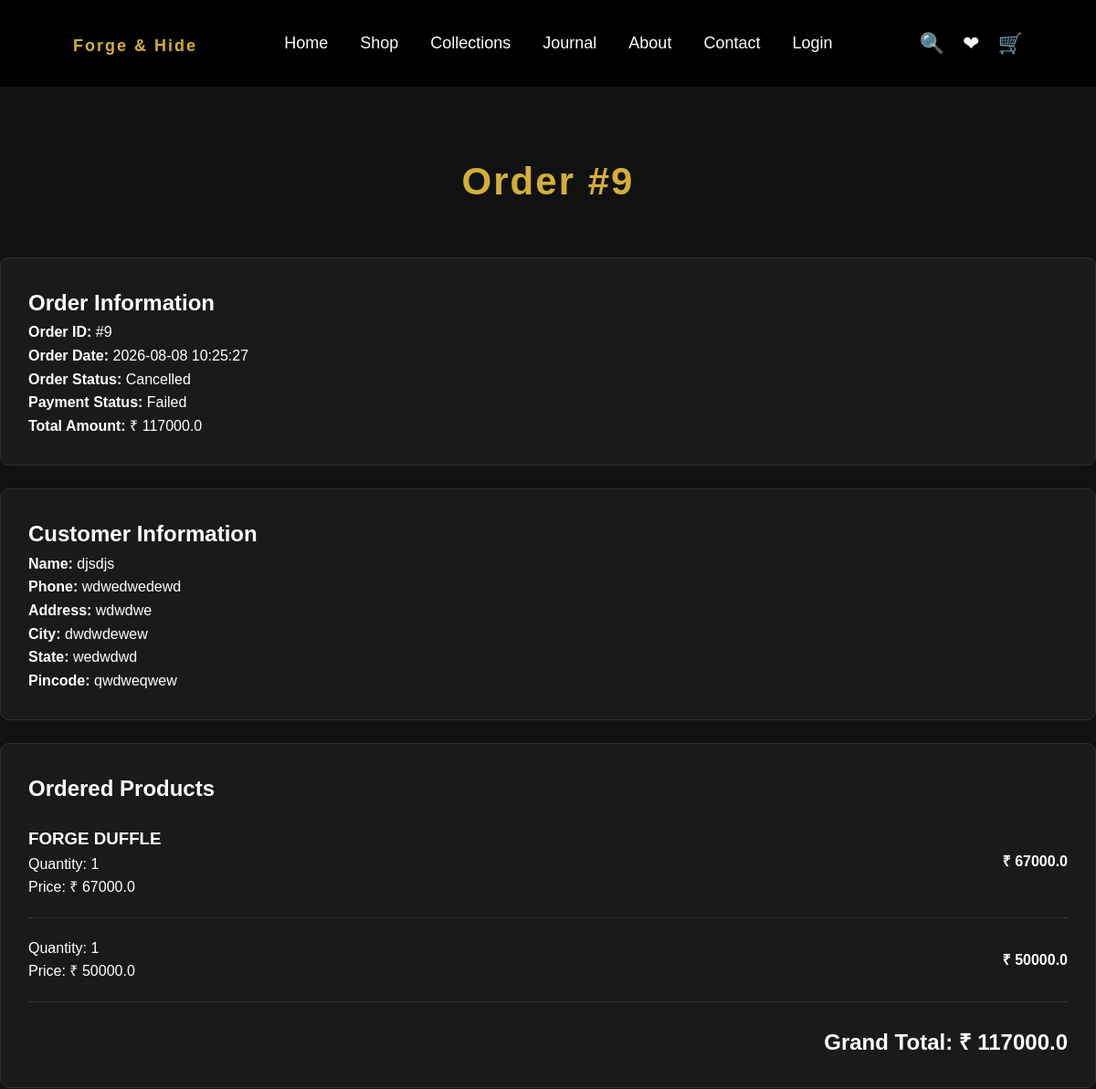
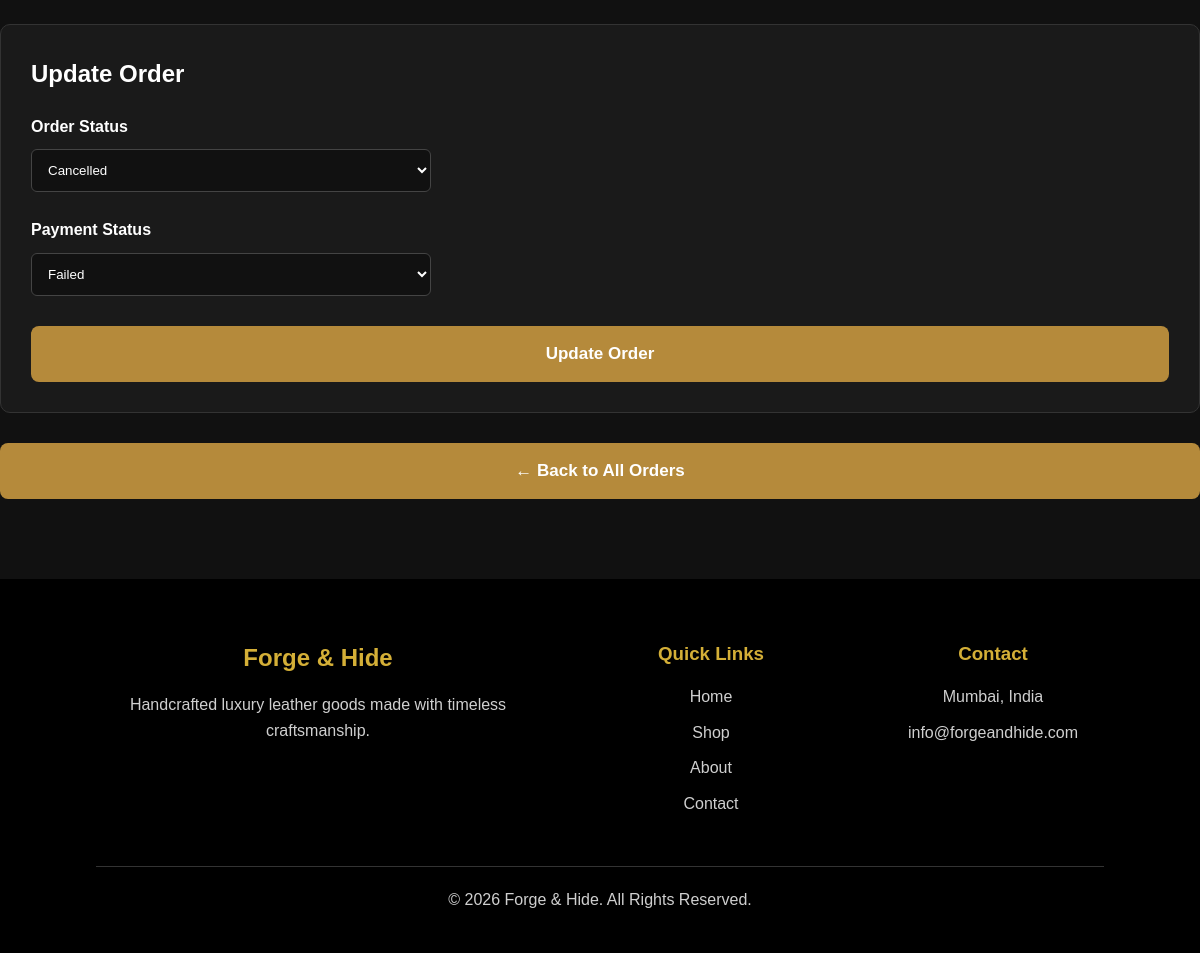
Page /admin/orders/9 (signed in) on the committed database (2 pictures, top to bottom).
### models.py (models this page shows, shortened)
class Order(db.Model):
    __tablename__ = "orders"
    id = db.Column(
        db.Integer,
        primary_key=True
    )
    customer_id = db.Column(
        db.Integer,
        db.ForeignKey("customers.id"),
        nullable=False
    )
    total_amount = db.Column(
        db.Float,
        nullable=False,
        default=0
    )
    status = db.Column(
        db.String(50),
        default="Pending"
    )
    payment_status = db.Column(
        db.String(50),
        default="Pending"
    )
    shipping_name = db.Column(
        db.String(200),
        nullable=False
    )
    shipping_phone = db.Column(
        db.String(30),
        nullable=False
    )
    shipping_address = db.Column(
        db.Text,
        nullable=False
    )
    city = db.Column(
        db.String(100),
        nullable=False
    )
    state = db.Column(
        db.String(100),
        nullable=False
    )
    pincode = db.Column(
        db.String(20),
        nullable=False
    )
    created_at = db.Column(
        db.DateTime,
        server_default=func.now()
    )
    customer = db.relationship(
        "Customer",
        backref="orders"
    )
    items = db.relationship(
        "OrderItem",
        back_populates="order",
        cascade="all, delete-orphan"
    )

class OrderItem(db.Model):
    __tablename__ = "order_items"
    id = db.Column(
        db.Integer,
        primary_key=True
    )
    order_id = db.Column(
        db.Integer,
        db.ForeignKey("orders.id"),
        nullable=False
    )
    product_id = db.Column(
        db.Integer,
        db.ForeignKey("products.id"),
        nullable=False
    )
    quantity = db.Column(
        db.Integer,
        nullable=False,
        default=1
    )
    price = db.Column(
        db.Float,
        nullable=False
    )
    order = db.relationship(
        "Order",
        back_populates="items"
    )
    product = db.relationship(
        "Product"
    )

class Product(db.Model):
    __tablename__ = "products"
    id = db.Column(db.Integer, primary_key=True)
    category_id = db.Column(
        db.Integer,
        db.ForeignKey("categories.id", name="fk_product_category"),
        nullable=True
    )
    category = db.relationship(
        "Category",
        back_populates="products"
    )
    name = db.Column(db.String(200), nullable=False)
    slug = db.Column(db.String(200), unique=True, nullable=False)
    description = db.Column(db.Text)
    short_description = db.Column(db.String(500))
    long_description = db.Column(db.Text)
    leather_type = db.Column(db.String(150))
    hardware = db.Column(db.String(150))
    lining = db.Column(db.String(150))
    dimensions = db.Column(db.String(150))
    weight = db.Column(db.String(100))
    made_in = db.Column(db.String(100))
    warranty = db.Column(db.String(100))
    care = db.Column(db.Text)
    is_bestseller = db.Column(db.Boolean, default=False)
    price = db.Column(db.Float, nullable=False)
    stock = db.Column(db.Integer, default=0)
    image = db.Column(db.String(300))
    is_featured = db.Column(db.Boolean, default=False)
    created_at = db.Column(
        db.DateTime,
        server_default=func.now()
    )

### app.py (the view)
@app.route("/admin/orders/<int:order_id>")
@login_required
def admin_order_details(order_id):
    if not isinstance(current_user, Admin):
        return redirect(url_for("home"))
    order = Order.query.get_or_404(order_id)
    return render_template(
        "admin_order_details.html",
        order=order
    )

### app.py (called while the page is built)
@app.context_processor
def inject_cart_count():
    cart_count = 0
    if current_user.is_authenticated:
        cart_items = Cart.query.filter_by(
            customer_id=current_user.id
        ).all()
        for item in cart_items:
            cart_count += item.quantity
    return {
        "cart_count": cart_count
    }

@login_manager.user_loader
def load_user(user_id):
    return Admin.query.get(int(user_id))

@app.after_request
def add_no_cache_headers(response):
    response.headers["Cache-Control"] = "no-store, no-cache, must-revalidate, max-age=0"
    response.headers["Pragma"] = "no-cache"
    response.headers["Expires"] = "0"
    return response

### templates/admin_order_details.html (shortened to what this page needs)
{% extends "base.html" %}
{% block content %}
<h1 class="section-title">
    Order #{{ order.id }}
</h1>
<div style="
    background:#1a1a1a;
    padding:30px;
    border-radius:10px;
    border:1px solid #333;
    margin-top:30px;
">
    <h2>
        Order Information
    </h2>
    <p>
        <strong>Order ID:</strong>
        #{{ order.id }}
    </p>
    <p>
        <strong>Order Date:</strong>
        {{ order.created_at }}
    </p>
    <p>
        <strong>Order Status:</strong>
        {{ order.status }}
    </p>
    <p>
        <strong>Payment Status:</strong>
        {{ order.payment_status }}
    </p>
    <p>
        <strong>Total Amount:</strong>
        ₹ {{ order.total_amount }}
    </p>
</div>
<div style="
    background:#1a1a1a;
    padding:30px;
    border-radius:10px;
    border:1px solid #333;
    margin-top:25px;
">
    <h2>
        Customer Information
    </h2>
    <p>
        <strong>Name:</strong>
        {{ order.shipping_name }}
    </p>
    <p>
        <strong>Phone:</strong>
        {{ order.shipping_phone }}
    </p>
    <p>
        <strong>Address:</strong>
        {{ order.shipping_address }}
    </p>
    <p>
        <strong>City:</strong>
        {{ order.city }}
    </p>
    <p>
        <strong>State:</strong>
        {{ order.state }}
    </p>
    <p>
        <strong>Pincode:</strong>
        {{ order.pincode }}
    </p>
</div>
<div style="
    background:#1a1a1a;
    padding:30px;
    border-radius:10px;
    border:1px solid #333;
    margin-top:25px;
">
    <h2>
        Ordered Products
    </h2>
    {% if order.items %}
        {% for item in order.items %}
            <div style="
                display:flex;
                justify-content:space-between;
                align-items:center;
                padding:20px 0;
                border-bottom:1px solid #333;
            ">
                <div>
                    <h3>
                        {{ item.product.name }}
                    </h3>
                    <p>
                        Quantity:
                        {{ item.quantity }}
                    </p>
                    <p>
                        Price:
                        ₹ {{ item.price }}
                    </p>
                </div>
                <div>
                    <strong>
                        ₹ {{ item.price * item.quantity }}
                    </strong>
                </div>
            </div>
        {% endfor %}
    {% else %}
        <p>
            No products found for this order.
        </p>
    {% endif %}
    <div style="
        text-align:right;
        margin-top:25px;
    ">
        <h2>
            Grand Total:
            ₹ {{ order.total_amount }}
        </h2>
    </div>
</div>
<div style="
    background:#1a1a1a;
    padding:30px;
    border-radius:10px;
    border:1px solid #333;
    margin-top:25px;
">
    <h2>
        Update Order
    </h2>
    <form
        method="POST"
        action="{{ url_for('admin_update_order', order_id=order.id) }}"
    >
        <div style="margin-top:20px;">
            <label>
                <strong>Order Status</strong>
            </label>
            <br>
            <select
                name="status"
                style="
                    margin-top:10px;
                    padding:12px;
                    width:100%;
                    max-width:400px;
                    background:#111;
                    color:white;
                    border:1px solid #444;
                    border-radius:6px;
                "
            >
                <option
                    value="Cancelled"
                    {% if order.status == "Cancelled" %}selected{% endif %}
                >
                    Cancelled
                </option>
            </select>
        </div>
        <div style="margin-top:25px;">
            <label>
                <strong>Payment Status</strong>
            </label>
            <br>
            <select
                name="payment_status"
                style="
                    margin-top:10px;
                    padding:12px;
                    width:100%;
                    max-width:400px;
                    background:#111;
                    color:white;
                    border:1px solid #444;
                    border-radius:6px;
                "
            >
                <option
                    value="Failed"
                    {% if order.payment_status == "Failed" %}selected{% endif %}
                >
                    Failed
                </option>
            </select>
        </div>
        <div style="margin-top:30px;">
            <button
                type="submit"
                class="hero-button"
            >
                Update Order
            </button>
        </div>
    </form>
</div>
<div style="margin-top:30px;">
    <a
        href="{{ url_for('admin_orders') }}"
        style="text-decoration:none;"
    >
        <button
            type="button"
            class="hero-button"
        >
            ← Back to All Orders
        </button>
    </a>
</div>
{% endblock %}

### static/css/style.css (style rules this page uses)
* { margin:0; padding:0; box-sizing:border-box; }
body { font-family:Arial, Helvetica, sans-serif; background:#111; color:#fff; line-height:1.6; }
.section-title { text-align:center; font-size:42px; color:#d4af37; margin-top:70px; margin-bottom:50px; letter-spacing:2px; }
.hero-button { width:100%; padding:12px; background:#d4af37; border:none; border-radius:6px; font-size:16px; font-weight:bold; cursor:pointer; transition:.3s; }
.section-title { text-align:center; color:#d4af37; font-size:42px; margin-bottom:50px; }
.hero-button { padding:18px 42px; background:#b58a3b; color:#fff; border:none; border-radius:8px; font-size:17px; font-weight:600; cursor:pointer; transition:.3s; }

### rows in the picture
Order: id "9", created_at "2026-08-08 10:25:27", status "Cancelled", payment_status "Failed", total_amount "117000.0", shipping_name "djsdjs", shipping_phone "wdwedwedewd", shipping_address "wdwdwe", city "dwdwdewew", state "wedwdwd", pincode "qwdweqwew"
OrderItem: product.name "FORGE DUFFLE", quantity "1", price "67000.0", item.price*item.quantity "67000.0"
OrderItem: quantity "1", price "50000.0", item.price*item.quantity "50000.0"
